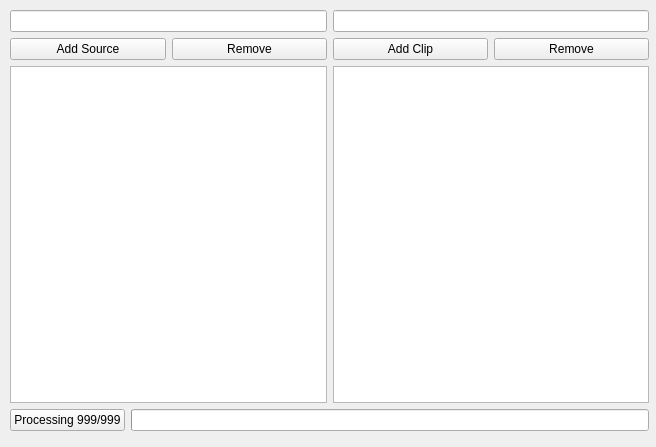
<?xml version="1.0" encoding="UTF-8"?>
<ui version="4.0">
 <class>Form</class>
 <widget class="QWidget" name="Form">
  <property name="geometry">
   <rect>
    <x>0</x>
    <y>0</y>
    <width>656</width>
    <height>447</height>
   </rect>
  </property>
  <property name="windowTitle">
   <string>Qlippyr</string>
  </property>
  <widget class="QWidget" name="verticalLayoutWidget">
   <property name="geometry">
    <rect>
     <x>10</x>
     <y>10</y>
     <width>639</width>
     <height>421</height>
    </rect>
   </property>
   <layout class="QVBoxLayout" name="mainVBox">
    <property name="sizeConstraint">
     <enum>QLayout::SetNoConstraint</enum>
    </property>
    <item>
     <layout class="QHBoxLayout" name="twoPanelHBox">
      <property name="sizeConstraint">
       <enum>QLayout::SetNoConstraint</enum>
      </property>
      <item>
       <layout class="QVBoxLayout" name="leftPanelVBox">
        <property name="sizeConstraint">
         <enum>QLayout::SetNoConstraint</enum>
        </property>
        <item>
         <widget class="QLineEdit" name="sourceLineEdit">
          <property name="sizePolicy">
           <sizepolicy hsizetype="Expanding" vsizetype="Fixed">
            <horstretch>0</horstretch>
            <verstretch>0</verstretch>
           </sizepolicy>
          </property>
         </widget>
        </item>
        <item>
         <layout class="QHBoxLayout" name="sourceButtonHBox">
          <property name="sizeConstraint">
           <enum>QLayout::SetNoConstraint</enum>
          </property>
          <item>
           <widget class="QPushButton" name="addSourcePushButton">
            <property name="sizePolicy">
             <sizepolicy hsizetype="Expanding" vsizetype="Fixed">
              <horstretch>0</horstretch>
              <verstretch>0</verstretch>
             </sizepolicy>
            </property>
            <property name="text">
             <string>Add Source</string>
            </property>
           </widget>
          </item>
          <item>
           <widget class="QPushButton" name="rmSourcePushButton">
            <property name="sizePolicy">
             <sizepolicy hsizetype="Expanding" vsizetype="Fixed">
              <horstretch>0</horstretch>
              <verstretch>0</verstretch>
             </sizepolicy>
            </property>
            <property name="text">
             <string>Remove</string>
            </property>
           </widget>
          </item>
         </layout>
        </item>
        <item>
         <widget class="QListWidget" name="sourceListWidget"/>
        </item>
       </layout>
      </item>
      <item>
       <layout class="QVBoxLayout" name="rightPanelVBox">
        <property name="sizeConstraint">
         <enum>QLayout::SetNoConstraint</enum>
        </property>
        <item>
         <widget class="QLineEdit" name="specLineEdit">
          <property name="sizePolicy">
           <sizepolicy hsizetype="Expanding" vsizetype="Fixed">
            <horstretch>0</horstretch>
            <verstretch>0</verstretch>
           </sizepolicy>
          </property>
         </widget>
        </item>
        <item>
         <layout class="QHBoxLayout" name="horizontalLayout">
          <property name="sizeConstraint">
           <enum>QLayout::SetNoConstraint</enum>
          </property>
          <item>
           <widget class="QPushButton" name="addSpecPushButton">
            <property name="sizePolicy">
             <sizepolicy hsizetype="Expanding" vsizetype="Fixed">
              <horstretch>0</horstretch>
              <verstretch>0</verstretch>
             </sizepolicy>
            </property>
            <property name="text">
             <string>Add Clip</string>
            </property>
           </widget>
          </item>
          <item>
           <widget class="QPushButton" name="rmSpecPushButton">
            <property name="sizePolicy">
             <sizepolicy hsizetype="Expanding" vsizetype="Fixed">
              <horstretch>0</horstretch>
              <verstretch>0</verstretch>
             </sizepolicy>
            </property>
            <property name="text">
             <string>Remove</string>
            </property>
           </widget>
          </item>
         </layout>
        </item>
        <item>
         <widget class="QListWidget" name="specListWidget">
          <property name="sizePolicy">
           <sizepolicy hsizetype="Expanding" vsizetype="Expanding">
            <horstretch>0</horstretch>
            <verstretch>0</verstretch>
           </sizepolicy>
          </property>
         </widget>
        </item>
       </layout>
      </item>
     </layout>
    </item>
    <item>
     <layout class="QHBoxLayout" name="progressHBox">
      <property name="sizeConstraint">
       <enum>QLayout::SetNoConstraint</enum>
      </property>
      <item>
       <widget class="QPushButton" name="runPushButton">
        <property name="sizePolicy">
         <sizepolicy hsizetype="Minimum" vsizetype="Minimum">
          <horstretch>0</horstretch>
          <verstretch>0</verstretch>
         </sizepolicy>
        </property>
        <property name="text">
         <string>Processing 999/999</string>
        </property>
        <property name="flat">
         <bool>false</bool>
        </property>
       </widget>
      </item>
      <item>
       <widget class="QProgressBar" name="clippyrProgressBar">
        <property name="sizePolicy">
         <sizepolicy hsizetype="Expanding" vsizetype="Fixed">
          <horstretch>0</horstretch>
          <verstretch>0</verstretch>
         </sizepolicy>
        </property>
        <property name="value">
         <number>0</number>
        </property>
        <property name="textVisible">
         <bool>false</bool>
        </property>
        <property name="invertedAppearance">
         <bool>false</bool>
        </property>
       </widget>
      </item>
     </layout>
    </item>
   </layout>
  </widget>
 </widget>
 <resources/>
 <connections/>
</ui>
